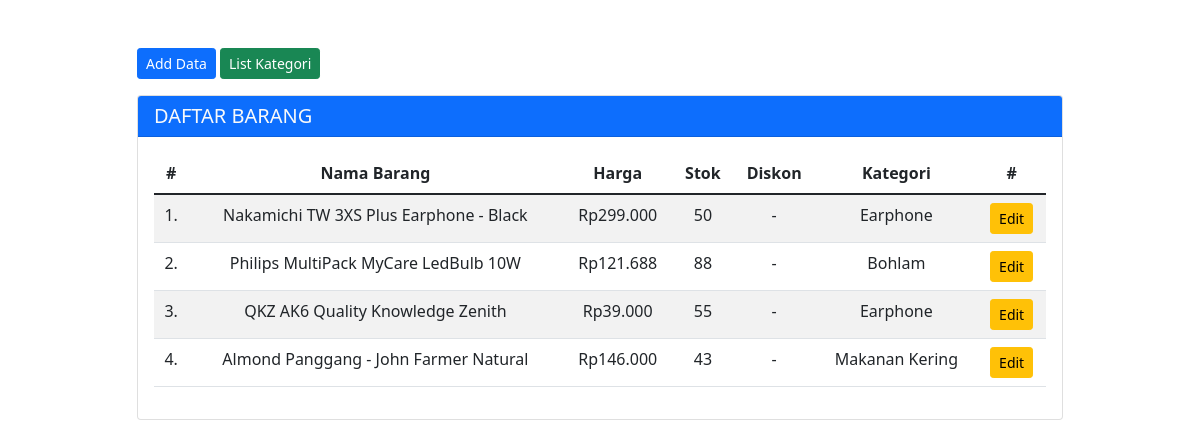
The page / on the database its author committed.
### tables this page shows
CREATE TABLE `barang` (
  `id` int NOT NULL,
  `nama` varchar(100) NOT NULL,
  `harga` int NOT NULL,
  `diskon` float NOT NULL,
  `stock` int NOT NULL,
  `id_kategori` int NOT NULL
);

CREATE TABLE `kategori` (
  `id` int NOT NULL,
  `nama` varchar(100) NOT NULL
);

### index.php (the view, shortened to what this page needs)
<?php
require_once("misc/database.php");
$query = $con->query("SELECT * FROM barang");
?>
<!DOCTYPE html>
<html lang="en">
<head>
	<link href="https://cdn.jsdelivr.net/npm/bootstrap@5.1.3/dist/css/bootstrap.min.css" rel="stylesheet">
</head>
<body>
	<div class="container">
		<div class="row mt-5">
			<div class="col-10 mx-auto">
				<a href="create.php" class="btn btn-primary btn-sm mb-3">Add Data</a>
				<a href="kategori/index.php" class="btn btn-success btn-sm mb-3">List Kategori</a>
				<div class="card">
					<div class="card-header bg-primary fw-bold">
						<h5 class="card-title text-light mb-0">DAFTAR BARANG</h5>
					</div>
					<div class="card-body">
						<div class="table-responsive">
							<table class="table table-striped">
								<thead>
									<tr class="text-center">
										<th>#</th>
										<th>Nama Barang</th>
										<th>Harga</th>
										<th>Stok</th>
										<th>Diskon</th>
										<th>Kategori</th>
										<th>#</th>
									</tr>
								</thead>
								<tbody>
									<?php if ($query->num_rows <= 0) { ?>
									<tr class="text-center">
										<td colspan="7">Tidak ada data untuk ditampilkan.</td>
									</tr>
									<?php } else { ?>
									<?php
									$no = 1;
									while($e = $query->fetch_assoc()) {
										$q2 = $con->query("SELECT nama FROM kategori WHERE id = '" . $e['id_kategori'] ."'");
										$ktg = $q2->fetch_assoc();
									?>
									<tr class="text-center">
										<td><?= $no++; ?>.</td>
										<td><?= $e['nama']; ?></td>
										<td>Rp<?= number_format($e['harga'], 0, '', '.'); ?></td>
										<td><?= number_format($e['stock'], 0, '', '.'); ?></td>
										<td><?= $e['diskon'] >= 1 ? $e['diskon'] . '%' : '-'; ?></td>
										<td><?= $ktg['nama']; ?></td>
										<td>
											<a href="edit.php?id=<?= substr($e['id'], -5); ?>"
												class="btn btn-warning btn-sm">Edit</a>
										</td>
									</tr>
									<?php } } ?>
								</tbody>
							</table>
						</div>
					</div>
				</div>
			</div>
		</div>
	</div>
</body>
</html>

### rows shown on the page
barang: nama "Nakamichi TW 3XS Plus Earphone - Black", harga "299.000", stock "50", id_kategori.nama "Earphone"
barang: nama "Philips MultiPack MyCare LedBulb 10W", harga "121.688", stock "88", id_kategori.nama "Bohlam"
barang: nama "QKZ AK6 Quality Knowledge Zenith", harga "39.000", stock "55", id_kategori.nama "Earphone"
barang: nama "Almond Panggang - John Farmer Natural", harga "146.000", stock "43", id_kategori.nama "Makanan Kering"
